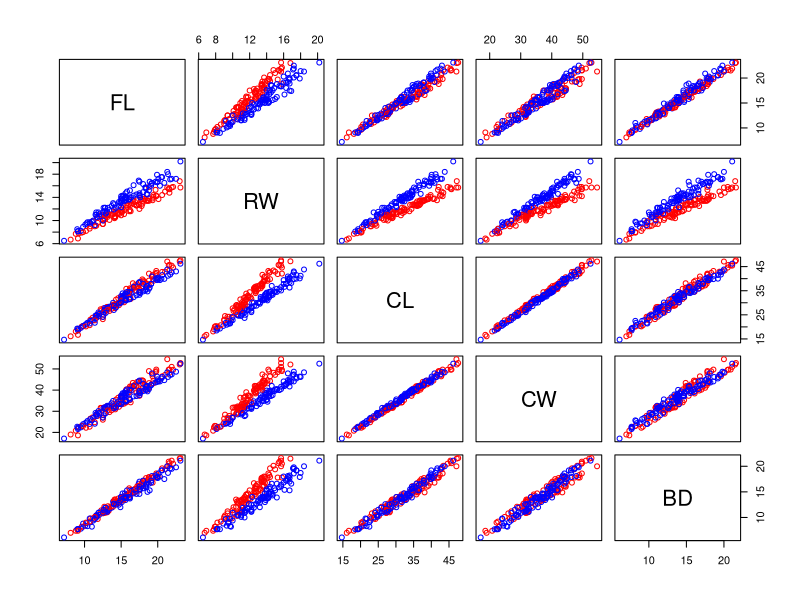
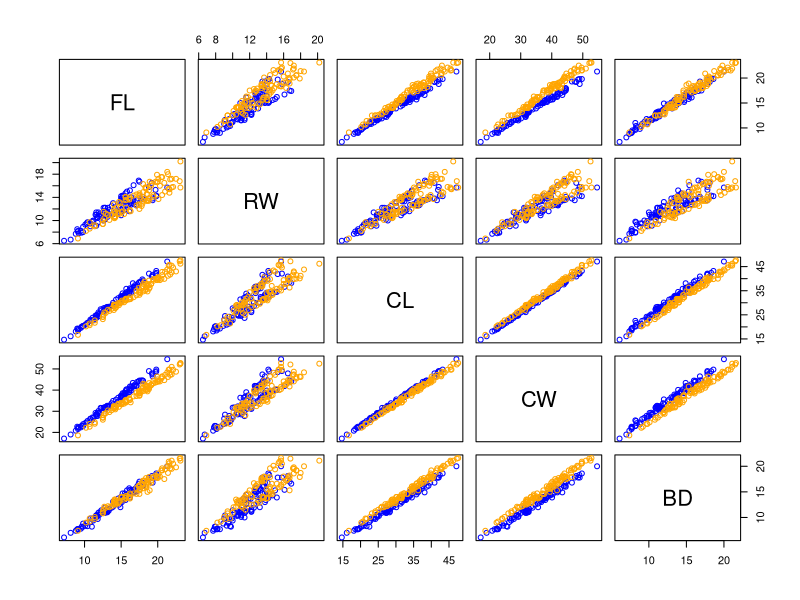
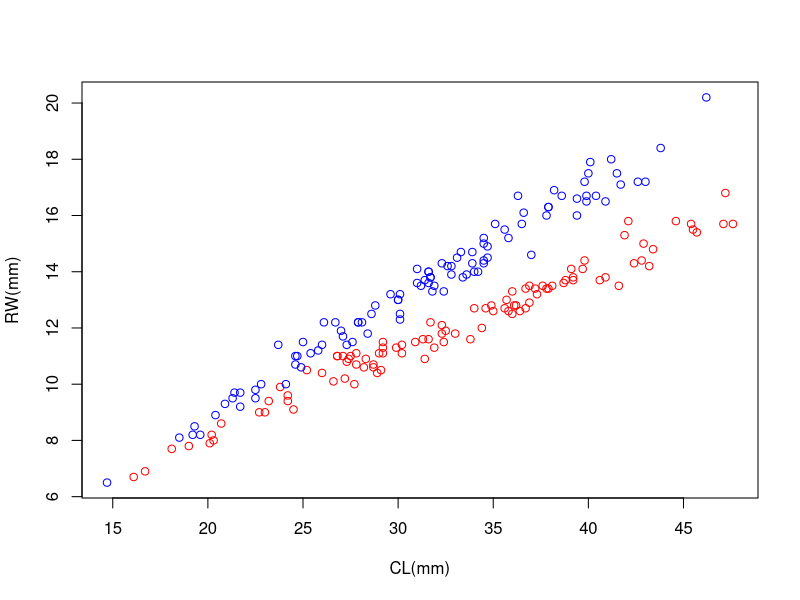

Reproduce these figures in R, in order. (Note: this script raises an error after producing the figures.)
library(MASS)
data(crabs)
crabsquant <- crabs[,4:8]

plot(crabs[,4:8], col=c("blue","red")[crabs$sex])
plot(crabs[,4:8], col=c("blue","orange")[crabs$sp])


#plot(crabs[,4:8], col=c("orange","blue")[crabs$sex], pch=c(0, 2)[crabs$sp])
#plot(x = crabs$RW, y = crabs$CL, col=c("orange","blue")[crabs$sex], pch=c(0, 2)[crabs$sp])

  female_crabs = crabs[crabs$sex == "F",]
cor(x = female_crabs$RW, y = female_crabs$CL)
male_crabs = crabs[crabs$sex == "M",]
cor(x = male_crabs$RW, y = male_crabs$CL)


plot(x = crabs$CL, y = crabs$RW, col=c("blue","red")[crabs$sex], xlab = "CL(mm)", ylab= "RW(mm)")
lm(crabsfemale$RW ~ crabsfemale$CL)
abline(lm(crabsfemale$RW ~ crabsfemale$CL))
lm(crabsmale$RW ~ crabsmale$CL)
abline(lm(crabsmale$RW ~ crabsmale$CL))


crabsorange = crabs[crabs$sp=="O",]
crabsblue = crabs[crabs$sp=="B",]

crabsorangequant=crabsorange[,4:8]
crabsbluequant=crabsblue[,4:8]

crabsfemale = crabs[crabs$sex=="F",]
crabsmale = crabs[crabs$sex=="M",]

crabsfemalequant=crabsfemale[,4:8]
crabsmalequant=crabsmale[,4:8]
#do colMeans for each
library(matrixStats)
#do colMedians for each

plot(crabs$sp, crabs$FL,ylab="FL (mm)")
plot(crabs$sp, crabs$RW, ylab = "RW (mm)")
plot(crabs$sp, crabs$CL, ylab = "CL (mm)")
plot(crabs$sp, crabs$BD, ylab = "BD (mm)")
plot(crabs$sp, crabs$CW, ylab = "CW (mm)")

plot(crabsquant/rowSums(crabsquant), col=c("Blue","Orange")[crabs$sp])
plot(crabsquant/rowSums(crabsquant), col=c("Blue","Red")[crabs$sex])
crabsquantpondere = crabsquant/rowSums(crabsquant)
